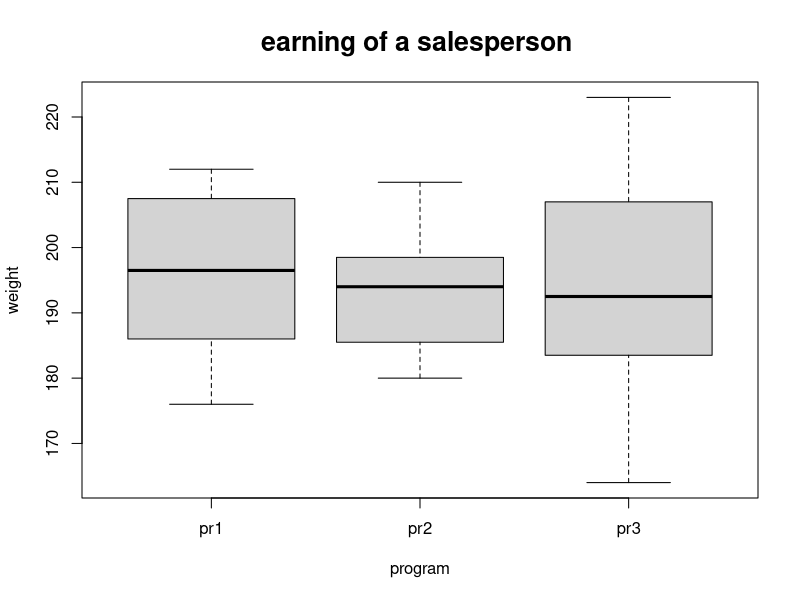
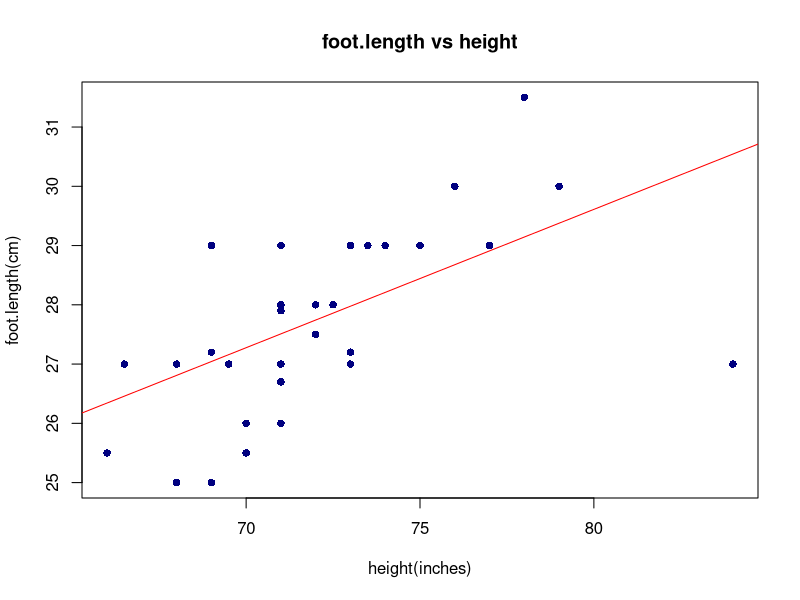
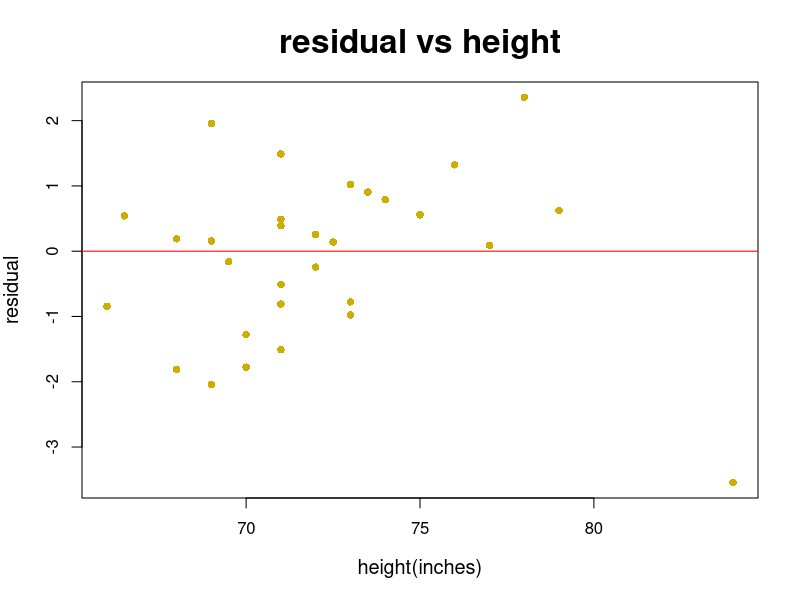
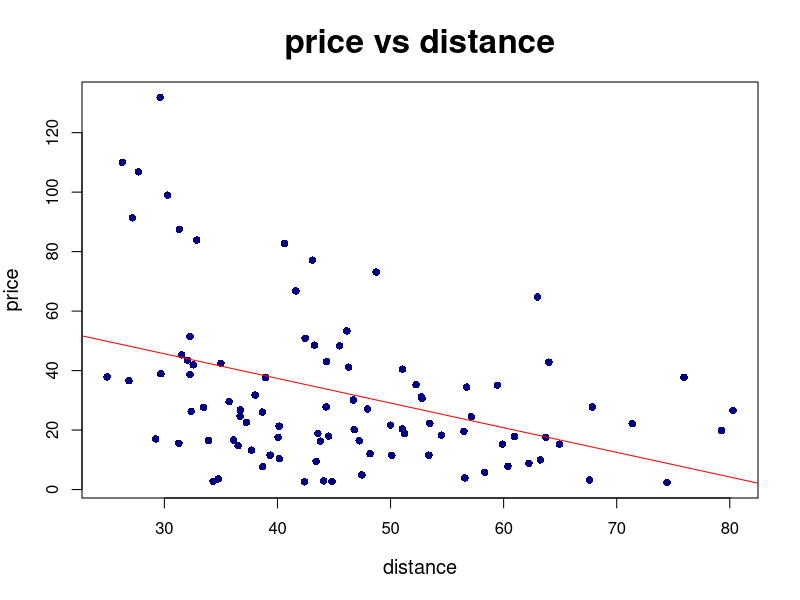
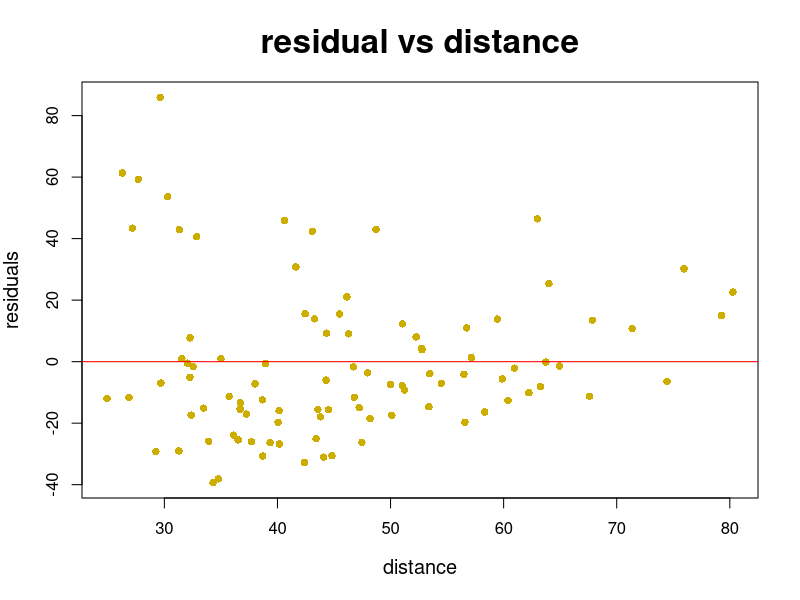
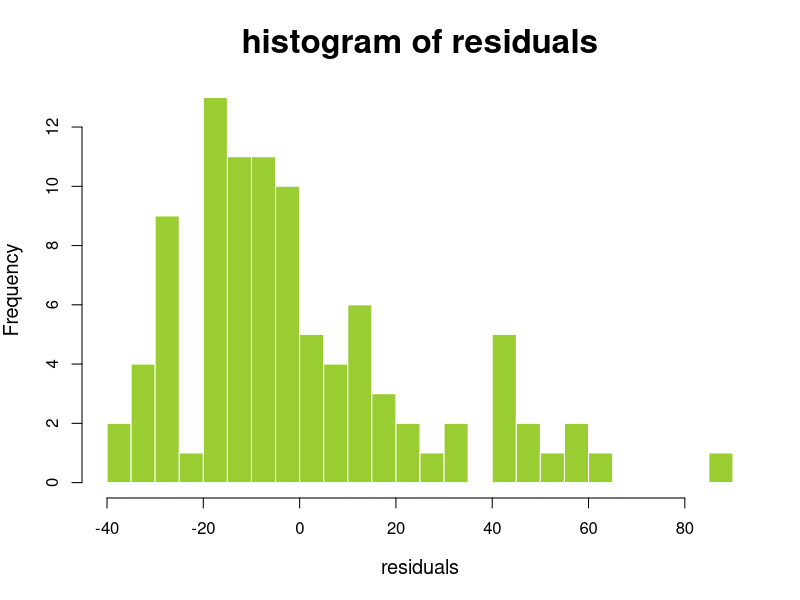
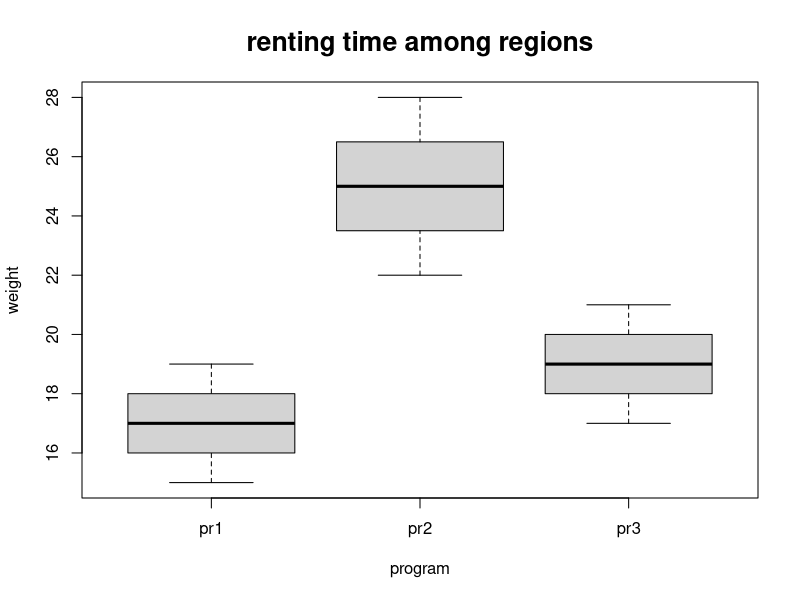

R code for these plots, in order:
## ---- chunk 1
use=c(264,410,287,961)
not=c(54,122,264,440)
TOTAL=c(318,532,551,1401)
a=data.frame(use,not,TOTAL,row.names = c('region_a','region_b','region_c','total'))
a
## ---- chunk 2
exp_use=c((a[1,3]*a[4,1]/a[4,3]),(a[2,3]*a[4,1]/a[4,3]),(a[3,3]*a[4,1]/a[4,3]))
exp_not=c((a[1,3]*a[4,2]/a[4,3]),(a[2,3]*a[4,2]/a[4,3]),(a[3,3]*a[4,2]/a[4,3]))
exp=data.frame(exp_use,exp_not,row.names = c('region_a','region_b','region_c' ))
exp
a=a[1:3,1:2];a
chi=(a-exp)^2/exp;chi
chi=sum(chi)
chi
## ---- chunk 3
nrow=3
ncol=2
df=(nrow-1)*(ncol-1)
p.value=1-pchisq(chi,df=df)
p.value
## ---- chunk 4
groups=c("use","notuse","total")
observe=c(287,264,551)
expected=c((1/2)*551,(1/2)*551,551)
a=data.frame(groups,observe,expected)
a
## ---- chunk 5
c=a[1:2,2]
exp=a[1:2,3]
chi=((c-exp)^2)/exp
chi=sum(chi)
chi
## ---- chunk 6
k=2
df=k-1;df
p.value=1-pchisq(chi,df=df)
p.value
## ---- chunk 7
weight = c(176,212,188,206,200,184,193,209,
           187,193,184,198,210,199,180,195,
           164,203,180,187,223,196,189,211)
program = c("pr1", "pr1", "pr1", "pr1", "pr1", "pr1", "pr1","pr1",
            "pr2", "pr2", "pr2", "pr2", "pr2", "pr2", "pr2", "pr2",
            "pr3", "pr3", "pr3", "pr3","pr3", "pr3", "pr3", "pr3")
month=c("month1","month1","month1","month1","month2","month2","month2","month2",
        "month1","month1","month1","month1","month2","month2","month2","month2",
        "month1","month1","month1","month1","month2","month2","month2","month2"
        )
program = factor(program, levels = c("pr1", "pr2", "pr3"))
month = factor(month, levels = c("month1", "month2"))
## ---- chunk 8
boxplot(weight ~ program, 
        main = "earning of a salesperson ", cex.main = 1.6)
sd1=sd(c(176,212,188,206,200,184,193,209))
sd2=sd(c(187,193,184,198,210,199,180,195))
sd3=sd(c(164,203,180,187,223,196,189,211))
sd1;sd2;sd3
## ---- chunk 9
aa = aov(weight ~ program)
summary(aa)
## ---- chunk 10
twoway = aov(weight ~ program + month + program:month)
summary(twoway)
## ---- chunk 11
heightfoot=read.csv("heightfoot.csv",sep=",",header=T) #read csv
heightfoot=na.omit(heightfoot)#DELETE NA
## ---- chunk 12
height=heightfoot$height
foot.length=heightfoot$foot.length
RESULTS=lm(foot.length~height)
plot(foot.length~height,pch=16,cex=1,col="navy",main="foot.length vs height",xlab="height(inches)",ylab="foot.length(cm)")
abline(RESULTS,col="red")
## ---- chunk 13
cor.test(height,foot.length)
## ---- chunk 14
height_cm=2.54*height
cor.test(height_cm,foot.length)
## ---- chunk 15
#residuals vs x
res=RESULTS$res
plot(res~height,pch=16,cex=1,col="gold3",main="residual vs height",xlab="height(inches)",ylab="residual",
     cex.main=2,cex.lab=1.2)

abline(h=0,col="red")
## ---- chunk 16
newheightfoot=heightfoot[-28,]
height_n=newheightfoot$height
foot.length_n=newheightfoot$foot.length
cor.test(height_n,foot.length_n)
## ---- chunk 17
metro=read.csv("metro.csv",sep=",",header=T) #read csv
metro=na.omit(metro)#DELETE NA
## ---- chunk 18
distance=metro$distance
price=metro$price
RESULTS=lm(price~distance)
coeff=RESULTS$coefficients
coeff
## ---- chunk 19
RESULTS=lm(price~distance)
summary(RESULTS)
## ---- chunk 20
#draw the scatter plot
##y vs x
RESULTS=lm(price~distance)
plot(price~distance,pch=16,cex=1,col="navy",
     main="price vs distance",xlab="distance",ylab="price",cex.main=2,cex.lab=1.2)
abline(RESULTS,col="red")
## ---- chunk 21
#residuals vs x
res=RESULTS$res
plot(res~distance,pch=16,cex=1,col="gold3",
     main="residual vs distance",xlab="distance",ylab="residuals",
     cex.main=2,cex.lab=1.2)

abline(h=0,col="red")
## ---- chunk 22
#histogram of residuals
hist(res,breaks=20,border="white",col="olivedrab3",
     main="histogram of residuals", xlab="residuals",
     cex.main=2,cex.lab=1.2)
## ---- chunk 23
#PI
PI=predict(RESULTS,data.frame(distance=c(50)),interval="prediction",level=0.95);PI

#CI
CI=predict(RESULTS,data.frame(distance=c(50)),interval="confidence",level=0.95);CI
## ---- chunk 24
weight = c(17,19,15,17,
           25,22,28,
           19,21,19,17)
program = c("pr1", "pr1", "pr1", "pr1", 
            "pr2", "pr2", "pr2", 
            "pr3", "pr3", "pr3", "pr3")
program = factor(program, levels = c("pr1", "pr2", "pr3"))
## ---- chunk 25
boxplot(weight ~ program, 
        main = "renting time among regions", cex.main = 1.6)
sd1=sd(c(17,19,15,17))
sd2=sd(c(25,22,28))
sd3=sd(c(19,21,19,17))
sd1;sd2;sd3
## ---- chunk 26
aa = aov(weight ~ program)
summary(aa)
## ---- chunk 27
group2=c(25,22,28)
mean=mean(group2)
sd=sd(group2)
t=qt(0.025,lower.tail = F,df=3-1)
mean-t*sd/sqrt(3)
mean+t*sd/sqrt(3)
## ---- chunk 28
blue=c(28,26,23,26,103)
green=c(30,25,38,22,115)
white=c(20,22,15,25,82)
TOTAL=c(78,73,76,73,300)
a=data.frame(blue,green,white,TOTAL,row.names = c('north','mid','south','east','total'))
a
## ---- chunk 29
exp_blue=c(103*78/300,103*73/300,103*76/300,103*73/300)
exp_green=c(115*78/300,115*73/300,115*76/300,115*73/300)
exp_white=c(82*78/300,82*73/300,82*76/300,82*73/300)
exp=data.frame(exp_blue,exp_green,exp_white,row.names = c('north','mid','south','east' ))
exp
a=a[1:4,1:3];a
chi=(a-exp)^2/exp;chi
chi=sum(chi)
chi
## ---- chunk 30
nrow=4
ncol=3
df=(nrow-1)*(ncol-1)
p.value=1-pchisq(chi,df=df)
p.value
## ---- chunk 31
groups=c("blue","green","white")
times=c(28,30,20)
expected=c((1/3)*78,(1/3)*78,(1/3)*78)
a=data.frame(groups,times,expected)
a
## ---- chunk 32
c=a[,2]
exp=a[,3]
chi=((c-exp)^2)/exp
chi=sum(chi)
chi
## ---- chunk 33
k=3
df=k-1;df
p.value=1-pchisq(chi,df=df)
p.value
## ---- chunk 34
groups=c("blue","green","white")
times=c(26,25,22)
expected=c((1/3)*73,(1/3)*73,(1/3)*73)
a=data.frame(groups,times,expected)
a
## ---- chunk 35
c=a[,2]
exp=a[,3]
chi=((c-exp)^2)/exp
chi=sum(chi)
chi
## ---- chunk 36
k=3
df=k-1;df
p.value=1-pchisq(chi,df=df)
p.value
## ---- chunk 37
groups=c("blue","green","white")
times=c(23,38,15)
expected=c((1/3)*76,(1/3)*76,(1/3)*76)
a=data.frame(groups,times,expected)
a
## ---- chunk 38
c=a[,2]
exp=a[,3]
chi=((c-exp)^2)/exp
chi=sum(chi)
chi
## ---- chunk 39
k=3
df=k-1;df
p.value=1-pchisq(chi,df=df)
p.value
## ---- chunk 40
groups=c("blue","green","white")
times=c(26,22,25)
expected=c((1/3)*73,(1/3)*73,(1/3)*73)
a=data.frame(groups,times,expected)
a
## ---- chunk 41
c=a[,2]
exp=a[,3]
chi=((c-exp)^2)/exp
chi=sum(chi)
chi
## ---- chunk 42
k=3
df=k-1;df
p.value=1-pchisq(chi,df=df)
p.value
